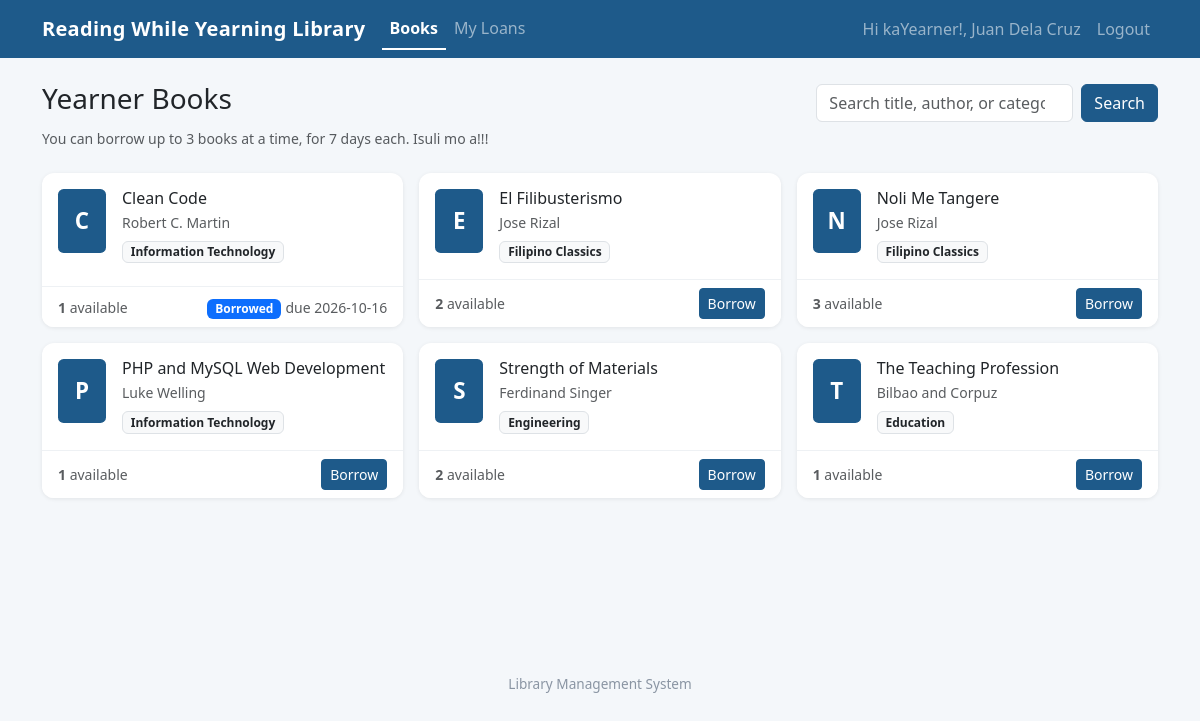
Page /books.php (signed in) on the committed database.
### tables this page shows
CREATE TABLE books (
  id INT AUTO_INCREMENT PRIMARY KEY,
  title VARCHAR(200) NOT NULL,
  author VARCHAR(120) NOT NULL,
  category VARCHAR(60) DEFAULT '',
  copies INT NOT NULL DEFAULT 1
);

### connection.php (called while the page is built, shortened)
<?php
function run_query($conn, $sql, $types = "", $params = array()) {
    $stmt = mysqli_prepare($conn, $sql);
    if ($types != "") {
        mysqli_stmt_bind_param($stmt, $types, ...$params);
    }
    if (!mysqli_stmt_execute($stmt)) {
        die("Query error: " . mysqli_stmt_error($stmt));
    }
    $result = mysqli_stmt_get_result($stmt);
    return $result;
}
function e($text) {
    return htmlspecialchars((string)$text, ENT_QUOTES, 'UTF-8');
}
function first_letter($text) {
    return function_exists('mb_substr') ? mb_strtoupper(mb_substr($text, 0, 1)) : strtoupper(substr($text, 0, 1));
}
?>

### books.php (the view, shortened to what this page needs)
<?php
include 'connection.php';
$user_id = $_SESSION['user_id'];
$q = isset($_GET['q']) ? trim($_GET['q']) : "";
$like = "%" . $q . "%";
$books = run_query($conn,
    "SELECT b.*, b.copies - (SELECT COUNT(*) FROM loans l WHERE l.book_id = b.id AND l.returned_on IS NULL) AS available
     FROM books b
     WHERE b.title LIKE ? OR b.author LIKE ? OR b.category LIKE ?
     ORDER BY b.title",
    "sss", array($like, $like, $like));
$mine = array();
$result = run_query($conn, "SELECT book_id, due_on FROM loans WHERE user_id = ? AND returned_on IS NULL", "i", array($user_id));
while ($row = mysqli_fetch_assoc($result)) {
    $mine[$row['book_id']] = $row['due_on'];
}
include 'header.php';
?>
<section>
  <div class="d-flex flex-wrap justify-content-between align-items-center mb-1">
    <h1 class="h3 mb-2">Yearner Books</h1>
    <form class="d-flex" method="GET">
      <input class="form-control me-2" type="search" name="q" placeholder="Search title, author, or category" value="<?php echo e($q); ?>">
      <button type="submit" class="btn btn-primary">Search</button>
    </form>
  </div>
  <p class="text-muted small mb-4">You can borrow up to <?php echo MAX_LOANS; ?> books at a time, for <?php echo LOAN_DAYS; ?> days each. Isuli mo a!!!</p>
  <?php if (mysqli_num_rows($books) == 0) { ?>
    <div class="alert alert-info">No books found.</div>
  <?php } else { ?>
  <div class="row row-cols-1 row-cols-md-2 row-cols-xl-3 g-3">
    <?php while ($b = mysqli_fetch_assoc($books)) { ?>
      <div class="col">
        <article class="card book-card h-100">
          <div class="card-body d-flex">
            <div class="book-icon me-3"><?php echo e(first_letter($b['title'])); ?></div>
            <div>
              <h2 class="h6 mb-1"><?php echo e($b['title']); ?></h2>
              <div class="text-muted small"><?php echo e($b['author']); ?></div>
              <?php if ($b['category'] != "") { ?>
                <span class="badge bg-light text-dark border mt-2"><?php echo e($b['category']); ?></span>
              <?php } ?>
            </div>
          </div>
          <div class="card-footer bg-white d-flex justify-content-between align-items-center">
            <small class="text-muted"><span class="avail fw-semibold"><?php echo (int)$b['available']; ?></span> available</small>
            <div class="book-action">
              <?php if (isset($mine[$b['id']])) { ?>
                <span class="badge bg-primary">Borrowed</span> <small class="text-muted">due <?php echo e($mine[$b['id']]); ?></small>
              <?php } elseif ($b['available'] <= 0) { ?>
                <span class="badge bg-secondary">Not available</span>
              <?php } else { ?>
                <form method="POST" class="borrow-form">
                  <button type="submit" class="btn btn-sm btn-primary">Borrow</button>
                </form>
              <?php } ?>
            </div>
          </div>
        </article>
      </div>
    <?php } ?>
  </div>
  <?php } ?>
</section>
<?php include 'footer.php'; ?>

### assets/style.css (style rules this page uses)
:root { --brand: #1e5a8a; --brand-dark: #154569; }
body { background: #f4f7fa; }
h1 { font-weight: 700; }
.card { border: 0; border-radius: .75rem; box-shadow: 0 1px 4px rgba(0, 0, 0, .08); }
.card-footer { border-top: 1px solid #eef1f4; border-radius: 0 0 .75rem .75rem !important; }
.btn-primary { background: var(--brand); border-color: var(--brand); }
.book-card { transition: transform .12s, box-shadow .12s; }
.book-icon { width: 48px; height: 64px; flex-shrink: 0; border-radius: .35rem; background: var(--brand); color: #fff; display: flex; align-items: center; justify-content: center; font-size: 1.4rem; font-weight: 700; }

### rows in the picture
books: title "C", title "Clean Code", author "Robert C. Martin", category "Information Technology", available "1", id "2026-10-16"
books: title "E", title "El Filibusterismo", author "Jose Rizal", category "Filipino Classics", available "2"
books: title "N", title "Noli Me Tangere", author "Jose Rizal", category "Filipino Classics", available "3"
books: title "P", title "PHP and MySQL Web Development", author "Luke Welling", category "Information Technology", available "1"
books: title "S", title "Strength of Materials", author "Ferdinand Singer", category "Engineering", available "2"
books: title "T", title "The Teaching Profession", author "Bilbao and Corpuz", category "Education", available "1"

### other values in the picture
$label "Books My Loans"
$_SESSION['name'] "Juan Dela Cruz"
MAX_LOANS "3"
LOAN_DAYS "7"
